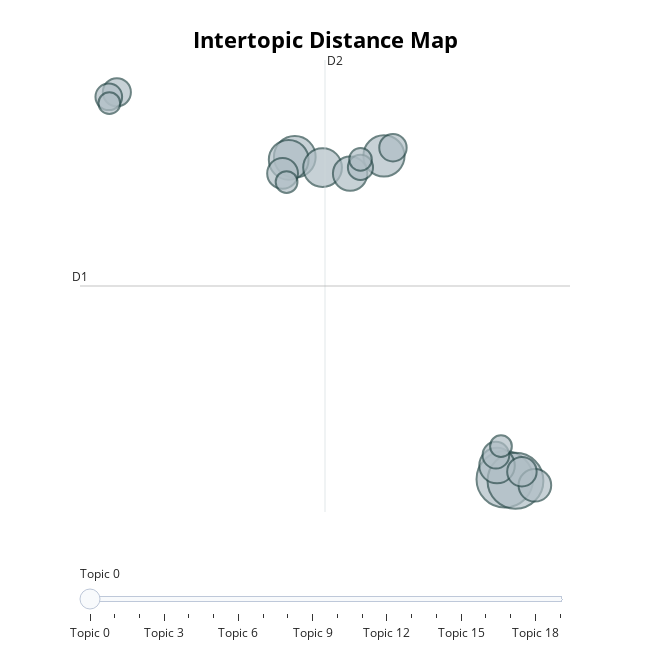

The code cell stored with this chart in its notebook:
### Code cell
topic_model.visualize_topics()

### Figure 1 — Plotly figure (JSON) as saved in the notebook; plotly's stock layout.template omitted (floating-point values rounded to 4 significant figures)
{"data": [{"customdata": [[0, "crimea | sabotage | highlights | woes | explosions", 81], [1, "forces | region | destroyed | armed | russian", 79], [2, "invasion | ukraine | sanctions | energy | russias", 44], [3, "conflict | discover | music | love | want", 43], [4, "food | crisis | grain | world | global", 40], [5, "russians | ukraine | russia | russian | stupid", 38], [6, "nuclear | power | website | company | says", 32], [7, "ukraine | people | league | right | left", 30], [8, "zelensky | president | meet | erdogan | volodymyr", 27], [9, "jews | persecution | quit | fears | thousands", 24], [10, "lines | safe | tell | enemy | behind", 22], [11, "looking | please | follow | item | check", 20], [12, "shelter | dogs | funds | animal | animalspaypal", 19], [13, "signed | petition | rights | workers | week", 18], [14, "news | update | updates | 1622 | prokopchuk", 18], [15, "invasion | know | invade | latest | knew", 16], [16, "almost | months | isolate | wanes | action", 13], [17, "082022 | verified | putz | proof | putin", 12], [18, "leader | north | korea | donetsk | cooperation", 12], [19, "0807 | 3945month | 4605 | 4834today | ctoday", 12]], "hovertemplate": "<b>Topic %{customdata[0]}</b><br>Words: %{customdata[1]}<br>Size: %{customdata[2]}", "legendgroup": "", "marker": {"color": "#B0BEC5", "line": {"color": "DarkSlateGrey", "width": 2}, "size": [81, 79, 44, 43, 40, 38, 32, 30, 27, 24, 22, 20, 19, 18, 18, 16, 13, 12, 12, 12], "sizemode": "area", "sizeref": 0.05063, "symbol": "circle"}, "mode": "markers", "name": "", "orientation": "v", "showlegend": false, "type": "scatter", "x": [6.389, 6.723, -0.1851, 2.606, -0.3755, 0.6844, 6.146, 1.547, 7.33, -0.5671, 6.925, -5.755, 2.888, -6.007, 6.111, 1.87, 1.872, -0.4423, 6.269, -5.99], "xaxis": "x", "y": [-6.88, -6.938, 6.013, 6.054, 5.894, 5.587, -6.334, 5.344, -7.122, 5.352, -6.576, 8.599, 6.381, 8.418, -5.918, 5.592, 5.913, 5.008, -5.557, 8.161], "yaxis": "y"}], "layout": {"annotations": [{"showarrow": false, "text": "D1", "x": -6.909, "y": 0.8492, "yshift": 10}, {"showarrow": false, "text": "D2", "x": 0.7606, "xshift": 10, "y": 9.888}], "height": 650, "hoverlabel": {"bgcolor": "white", "font": {"family": "Rockwell", "size": 16}}, "legend": {"itemsizing": "constant", "tracegroupgap": 0}, "margin": {"t": 60}, "shapes": [{"line": {"color": "#CFD8DC", "width": 2}, "type": "line", "x0": 0.7606, "x1": 0.7606, "y0": -8.19, "y1": 9.888}, {"line": {"color": "#9E9E9E", "width": 2}, "type": "line", "x0": -6.909, "x1": 8.43, "y0": 0.8492, "y1": 0.8492}], "sliders": [{"active": 0, "pad": {"t": 50}, "steps": [{"args": [{"marker.color": [["red", "#B0BEC5", "#B0BEC5", "#B0BEC5", "#B0BEC5", "#B0BEC5", "#B0BEC5", "#B0BEC5", "#B0BEC5", "#B0BEC5", "#B0BEC5", "#B0BEC5", "#B0BEC5", "#B0BEC5", "#B0BEC5", "#B0BEC5", "#B0BEC5", "#B0BEC5", "#B0BEC5", "#B0BEC5"]]}], "label": "Topic 0", "method": "update"}, {"args": [{"marker.color": [["#B0BEC5", "red", "#B0BEC5", "#B0BEC5", "#B0BEC5", "#B0BEC5", "#B0BEC5", "#B0BEC5", "#B0BEC5", "#B0BEC5", "#B0BEC5", "#B0BEC5", "#B0BEC5", "#B0BEC5", "#B0BEC5", "#B0BEC5", "#B0BEC5", "#B0BEC5", "#B0BEC5", "#B0BEC5"]]}], "label": "Topic 1", "method": "update"}, {"args": [{"marker.color": [["#B0BEC5", "#B0BEC5", "red", "#B0BEC5", "#B0BEC5", "#B0BEC5", "#B0BEC5", "#B0BEC5", "#B0BEC5", "#B0BEC5", "#B0BEC5", "#B0BEC5", "#B0BEC5", "#B0BEC5", "#B0BEC5", "#B0BEC5", "#B0BEC5", "#B0BEC5", "#B0BEC5", "#B0BEC5"]]}], "label": "Topic 2", "method": "update"}, {"args": [{"marker.color": [["#B0BEC5", "#B0BEC5", "#B0BEC5", "red", "#B0BEC5", "#B0BEC5", "#B0BEC5", "#B0BEC5", "#B0BEC5", "#B0BEC5", "#B0BEC5", "#B0BEC5", "#B0BEC5", "#B0BEC5", "#B0BEC5", "#B0BEC5", "#B0BEC5", "#B0BEC5", "#B0BEC5", "#B0BEC5"]]}], "label": "Topic 3", "method": "update"}, {"args": [{"marker.color": [["#B0BEC5", "#B0BEC5", "#B0BEC5", "#B0BEC5", "red", "#B0BEC5", "#B0BEC5", "#B0BEC5", "#B0BEC5", "#B0BEC5", "#B0BEC5", "#B0BEC5", "#B0BEC5", "#B0BEC5", "#B0BEC5", "#B0BEC5", "#B0BEC5", "#B0BEC5", "#B0BEC5", "#B0BEC5"]]}], "label": "Topic 4", "method": "update"}, {"args": [{"marker.color": [["#B0BEC5", "#B0BEC5", "#B0BEC5", "#B0BEC5", "#B0BEC5", "red", "#B0BEC5", "#B0BEC5", "#B0BEC5", "#B0BEC5", "#B0BEC5", "#B0BEC5", "#B0BEC5", "#B0BEC5", "#B0BEC5", "#B0BEC5", "#B0BEC5", "#B0BEC5", "#B0BEC5", "#B0BEC5"]]}], "label": "Topic 5", "method": "update"}, {"args": [{"marker.color": [["#B0BEC5", "#B0BEC5", "#B0BEC5", "#B0BEC5", "#B0BEC5", "#B0BEC5", "red", "#B0BEC5", "#B0BEC5", "#B0BEC5", "#B0BEC5", "#B0BEC5", "#B0BEC5", "#B0BEC5", "#B0BEC5", "#B0BEC5", "#B0BEC5", "#B0BEC5", "#B0BEC5", "#B0BEC5"]]}], "label": "Topic 6", "method": "update"}, {"args": [{"marker.color": [["#B0BEC5", "#B0BEC5", "#B0BEC5", "#B0BEC5", "#B0BEC5", "#B0BEC5", "#B0BEC5", "red", "#B0BEC5", "#B0BEC5", "#B0BEC5", "#B0BEC5", "#B0BEC5", "#B0BEC5", "#B0BEC5", "#B0BEC5", "#B0BEC5", "#B0BEC5", "#B0BEC5", "#B0BEC5"]]}], "label": "Topic 7", "method": "update"}, {"args": [{"marker.color": [["#B0BEC5", "#B0BEC5", "#B0BEC5", "#B0BEC5", "#B0BEC5", "#B0BEC5", "#B0BEC5", "#B0BEC5", "red", "#B0BEC5", "#B0BEC5", "#B0BEC5", "#B0BEC5", "#B0BEC5", "#B0BEC5", "#B0BEC5", "#B0BEC5", "#B0BEC5", "#B0BEC5", "#B0BEC5"]]}], "label": "Topic 8", "method": "update"}, {"args": [{"marker.color": [["#B0BEC5", "#B0BEC5", "#B0BEC5", "#B0BEC5", "#B0BEC5", "#B0BEC5", "#B0BEC5", "#B0BEC5", "#B0BEC5", "red", "#B0BEC5", "#B0BEC5", "#B0BEC5", "#B0BEC5", "#B0BEC5", "#B0BEC5", "#B0BEC5", "#B0BEC5", "#B0BEC5", "#B0BEC5"]]}], "label": "Topic 9", "method": "update"}, {"args": [{"marker.color": [["#B0BEC5", "#B0BEC5", "#B0BEC5", "#B0BEC5", "#B0BEC5", "#B0BEC5", "#B0BEC5", "#B0BEC5", "#B0BEC5", "#B0BEC5", "red", "#B0BEC5", "#B0BEC5", "#B0BEC5", "#B0BEC5", "#B0BEC5", "#B0BEC5", "#B0BEC5", "#B0BEC5", "#B0BEC5"]]}], "label": "Topic 10", "method": "update"}, {"args": [{"marker.color": [["#B0BEC5", "#B0BEC5", "#B0BEC5", "#B0BEC5", "#B0BEC5", "#B0BEC5", "#B0BEC5", "#B0BEC5", "#B0BEC5", "#B0BEC5", "#B0BEC5", "red", "#B0BEC5", "#B0BEC5", "#B0BEC5", "#B0BEC5", "#B0BEC5", "#B0BEC5", "#B0BEC5", "#B0BEC5"]]}], "label": "Topic 11", "method": "update"}, {"args": [{"marker.color": [["#B0BEC5", "#B0BEC5", "#B0BEC5", "#B0BEC5", "#B0BEC5", "#B0BEC5", "#B0BEC5", "#B0BEC5", "#B0BEC5", "#B0BEC5", "#B0BEC5", "#B0BEC5", "red", "#B0BEC5", "#B0BEC5", "#B0BEC5", "#B0BEC5", "#B0BEC5", "#B0BEC5", "#B0BEC5"]]}], "label": "Topic 12", "method": "update"}, {"args": [{"marker.color": [["#B0BEC5", "#B0BEC5", "#B0BEC5", "#B0BEC5", "#B0BEC5", "#B0BEC5", "#B0BEC5", "#B0BEC5", "#B0BEC5", "#B0BEC5", "#B0BEC5", "#B0BEC5", "#B0BEC5", "red", "#B0BEC5", "#B0BEC5", "#B0BEC5", "#B0BEC5", "#B0BEC5", "#B0BEC5"]]}], "label": "Topic 13", "method": "update"}, {"args": [{"marker.color": [["#B0BEC5", "#B0BEC5", "#B0BEC5", "#B0BEC5", "#B0BEC5", "#B0BEC5", "#B0BEC5", "#B0BEC5", "#B0BEC5", "#B0BEC5", "#B0BEC5", "#B0BEC5", "#B0BEC5", "#B0BEC5", "red", "#B0BEC5", "#B0BEC5", "#B0BEC5", "#B0BEC5", "#B0BEC5"]]}], "label": "Topic 14", "method": "update"}, {"args": [{"marker.color": [["#B0BEC5", "#B0BEC5", "#B0BEC5", "#B0BEC5", "#B0BEC5", "#B0BEC5", "#B0BEC5", "#B0BEC5", "#B0BEC5", "#B0BEC5", "#B0BEC5", "#B0BEC5", "#B0BEC5", "#B0BEC5", "#B0BEC5", "red", "#B0BEC5", "#B0BEC5", "#B0BEC5", "#B0BEC5"]]}], "label": "Topic 15", "method": "update"}, {"args": [{"marker.color": [["#B0BEC5", "#B0BEC5", "#B0BEC5", "#B0BEC5", "#B0BEC5", "#B0BEC5", "#B0BEC5", "#B0BEC5", "#B0BEC5", "#B0BEC5", "#B0BEC5", "#B0BEC5", "#B0BEC5", "#B0BEC5", "#B0BEC5", "#B0BEC5", "red", "#B0BEC5", "#B0BEC5", "#B0BEC5"]]}], "label": "Topic 16", "method": "update"}, {"args": [{"marker.color": [["#B0BEC5", "#B0BEC5", "#B0BEC5", "#B0BEC5", "#B0BEC5", "#B0BEC5", "#B0BEC5", "#B0BEC5", "#B0BEC5", "#B0BEC5", "#B0BEC5", "#B0BEC5", "#B0BEC5", "#B0BEC5", "#B0BEC5", "#B0BEC5", "#B0BEC5", "red", "#B0BEC5", "#B0BEC5"]]}], "label": "Topic 17", "method": "update"}, {"args": [{"marker.color": [["#B0BEC5", "#B0BEC5", "#B0BEC5", "#B0BEC5", "#B0BEC5", "#B0BEC5", "#B0BEC5", "#B0BEC5", "#B0BEC5", "#B0BEC5", "#B0BEC5", "#B0BEC5", "#B0BEC5", "#B0BEC5", "#B0BEC5", "#B0BEC5", "#B0BEC5", "#B0BEC5", "red", "#B0BEC5"]]}], "label": "Topic 18", "method": "update"}, {"args": [{"marker.color": [["#B0BEC5", "#B0BEC5", "#B0BEC5", "#B0BEC5", "#B0BEC5", "#B0BEC5", "#B0BEC5", "#B0BEC5", "#B0BEC5", "#B0BEC5", "#B0BEC5", "#B0BEC5", "#B0BEC5", "#B0BEC5", "#B0BEC5", "#B0BEC5", "#B0BEC5", "#B0BEC5", "#B0BEC5", "red"]]}], "label": "Topic 19", "method": "update"}]}], "title": {"font": {"color": "Black", "size": 22}, "text": "<b>Intertopic Distance Map", "x": 0.5, "xanchor": "center", "y": 0.95, "yanchor": "top"}, "width": 650, "xaxis": {"anchor": "y", "domain": [0, 1], "range": [-6.909, 8.43], "title": {"text": ""}, "visible": false}, "yaxis": {"anchor": "x", "domain": [0, 1], "range": [-8.19, 9.888], "title": {"text": ""}, "visible": false}}}
